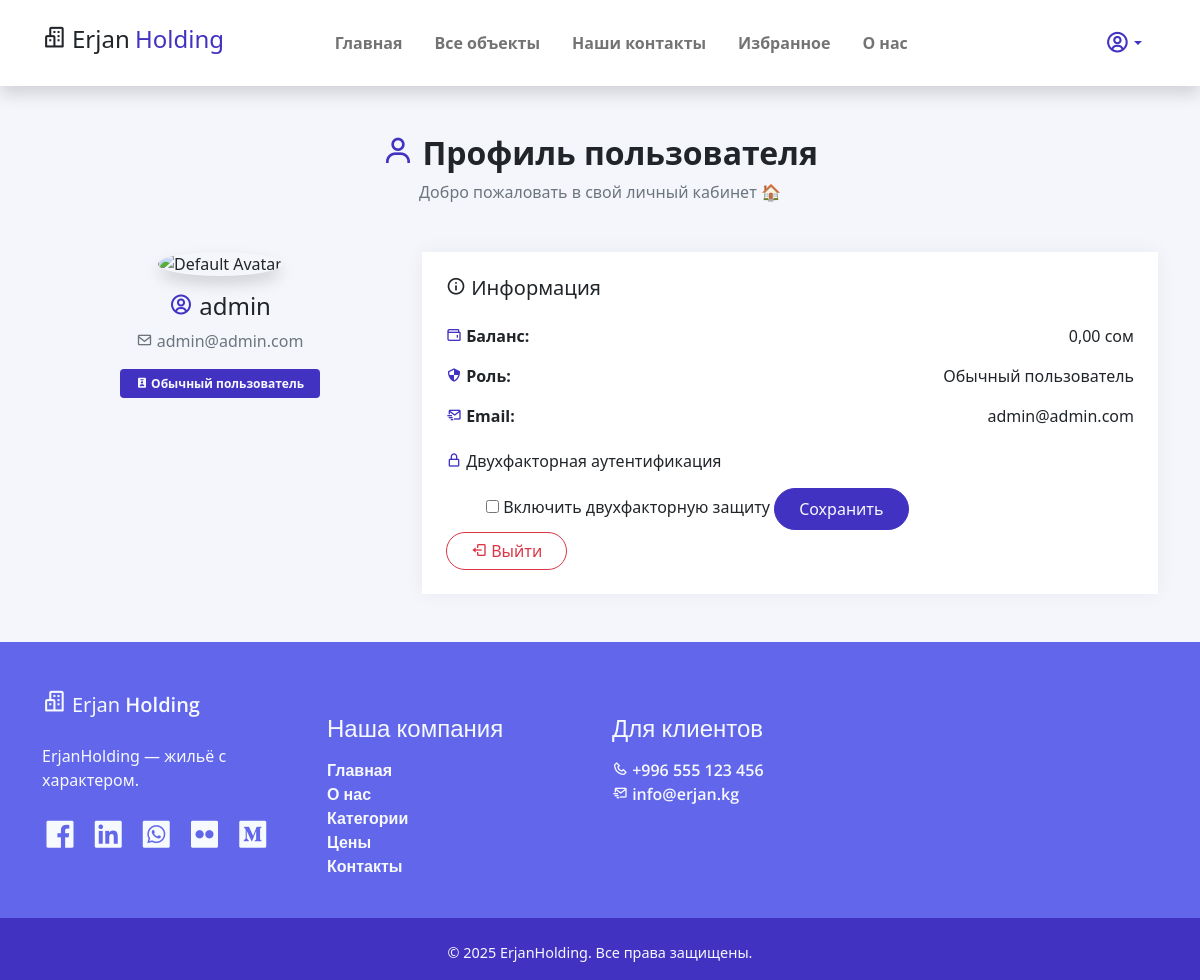
Screenshot of /profile/ (signed in) with the database file from the repository.
### user/models.py (models this page shows, shortened)
class MyUser(AbstractBaseUser):
    username = models.CharField(max_length=30, verbose_name='Имя пользователя')
    email = models.EmailField(unique=True, verbose_name='Почта')
    avatar = models.ImageField(upload_to='user_avatar/', null=True, blank=True, verbose_name='Аватарка')
    role = models.CharField(
        max_length=20,
        choices=MyUserRoleEnum.choices,
        default=MyUserRoleEnum.STANDARD_USER,
        verbose_name='Роль'
    )
    balance = models.DecimalField(default=0, decimal_places=2, max_digits=12, verbose_name='Баланс')
    created_at = models.DateTimeField(auto_now_add=True)
    is_admin = models.BooleanField(default=False)
    is_2fa_enabled = models.BooleanField(default=False)
    objects = MyUserManager()
    USERNAME_FIELD = 'email'
    REQUIRED_FIELDS = ['username']

### user/views.py (the view)
# urls.py: path('profile/', views.user_profile, name='profile'),
@login_required(login_url='user_login')
def user_profile(request):
    current_user = request.user
    if request.method == 'POST':
        is_2fa_enabled = 'is_2fa_enabled' in request.POST
        user = MyUser.objects.get(id=request.user.id)
        user.is_2fa_enabled = is_2fa_enabled
        user.save()
    return render(request, 'authentication/user_profile.html', {'user': current_user})

### user/templates/authentication/user_profile.html (shortened to what this page needs)
{% extends 'base.html' %}
{% load static %}
{% block content %}
<section class="py-5" style="background-color: #f4f6fc;">
    <div class="container">
        <div class="mb-5 text-center">
            <h2 class="fw-bold text-dark">
                <i class='bx bx-user text-primary'></i> Профиль пользователя
            </h2>
            <p class="text-muted">Добро пожаловать в свой личный кабинет 🏠</p>
        </div>
        <div class="row align-items-start">
            <div class="col-md-4 text-center mb-4">
                {% if user.avatar %}
                    <img src="{{ user.avatar.url }}" alt="Avatar" class="rounded-circle shadow mb-3" width="150" height="150">
                {% else %}
                    <img src="{% static 'assets/img/default-avatar.png' %}" alt="Default Avatar" class="rounded-circle shadow mb-3" width="150" height="150">
                {% endif %}
                <h4 class="text-dark fw-semibold">
                    <i class='bx bx-user-circle text-primary'></i> {{ user.username }}
                </h4>
                <p class="text-muted"><i class='bx bx-envelope'></i> {{ user.email }}</p>
                <span class="badge bg-primary px-3 py-2 text-light">
                    <i class='bx bxs-user-badge'></i> {{ user.get_role_display }}
                </span>
            </div>
            <div class="col-md-8">
                <div class="p-4 rounded-4" style="background-color: white; box-shadow: 0 0 20px rgba(0,0,0,0.05);">
                    <h5 class="mb-4 text-dark"><i class='bx bx-info-circle'></i> Информация</h5>
                    <div class="mb-3 d-flex justify-content-between">
                        <span><i class='bx bx-wallet text-primary'></i> <strong>Баланс:</strong></span>
                        <span>{{ user.balance }} сом</span>
                    </div>
                    <div class="mb-3 d-flex justify-content-between">
                        <span><i class='bx bx-shield-quarter text-primary'></i> <strong>Роль:</strong></span>
                        <span>{{ user.get_role_display }}</span>
                    </div>
                    <div class="mb-3 d-flex justify-content-between">
                        <span><i class='bx bx-mail-send text-primary'></i> <strong>Email:</strong></span>
                        <span>{{ user.email }}</span>
                    </div>
                    <div class="mt-4">
                        <h6 class="text-dark mb-3">
                            <i class='bx bx-lock-alt text-primary'></i> Двухфакторная аутентификация
                        </h6>
                        <form method="post" action=".">
                            <div class="form-check form-switch">
                                <input type="checkbox" name="is_2fa_enabled" {% if user.is_2fa_enabled %}cheked{% endif %}>
                                <label class="form-check-label" for="2fa-toggle">Включить двухфакторную защиту</label>
                                <button class="btn btn-primary rounded-pill px-4 py-2 me-2" >Сохранить</button>
                            </div>
                        </form>
                    <div class="ms-auto">
                        <a href="{% url 'user_logout' %}" class="btn btn-outline-danger px-4 rounded-pill">
                            <i class='bx bx-log-out'></i> Выйти
                        </a>
                    </div>
                </div>
            </div>
        </div>
    </div>
</section>
{% endblock %}

### static/assets/css/templatemo.css (style rules this page uses)
html { font-family: 'Open Sans', sans-serif; }
p, a { font-weight: 400; }

### rows the page displays
MyUser: username "admin", email "admin@admin.com", role "Обычный пользователь", balance "0,00"
